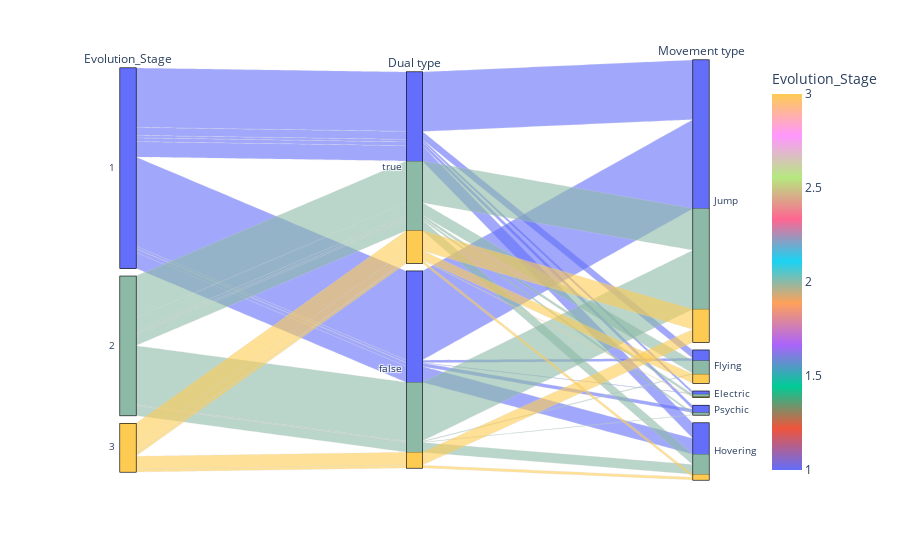

The code cell stored with this chart in its notebook:
### Markdown cell above
## Wersja z plotly

### Code cell
import plotly.express as px

fig = px.parallel_categories(df, dimensions=['Evolution_Stage','Dual type', 'Movement type'],
                color="Evolution_Stage", color_continuous_scale=px.colors.qualitative.Plotly)
fig.show()

### Figure 1 — Plotly figure (JSON) as saved in the notebook; plotly's stock layout.template omitted (floating-point values rounded to 4 significant figures; data arrays with more than 128 entries replaced by an {"elided": "..."} marker saying what was removed)
{"data": [{"dimensions": [{"label": "Evolution_Stage", "values": {"elided": "810 int values"}}, {"label": "Dual type", "values": {"elided": "810 bool values"}}, {"label": "Movement type", "values": {"elided": "810 str values"}}], "domain": {"x": [0, 1], "y": [0, 1]}, "line": {"color": {"elided": "810 int values"}, "coloraxis": "coloraxis"}, "name": "", "type": "parcats"}], "layout": {"coloraxis": {"colorbar": {"title": {"text": "Evolution_Stage"}}, "colorscale": [[0, "#636EFA"], [0.1111, "#EF553B"], [0.2222, "#00CC96"], [0.3333, "#AB63FA"], [0.4444, "#FFA15A"], [0.5556, "#19D3F3"], [0.6667, "#FF6692"], [0.7778, "#B6E880"], [0.8889, "#FF97FF"], [1, "#FECB52"]]}, "legend": {"tracegroupgap": 0}, "margin": {"t": 60}}}
